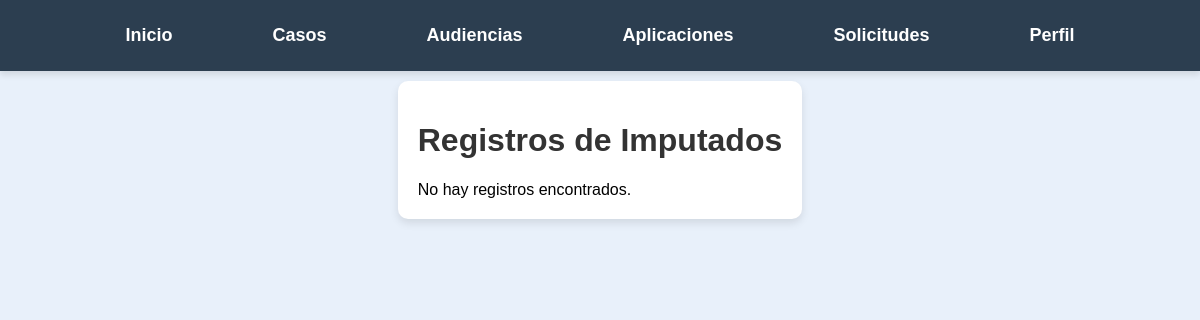
The page /Casos/imputados/tabladeimputados.php?actualizado (signed in) on the database as committed earlier.
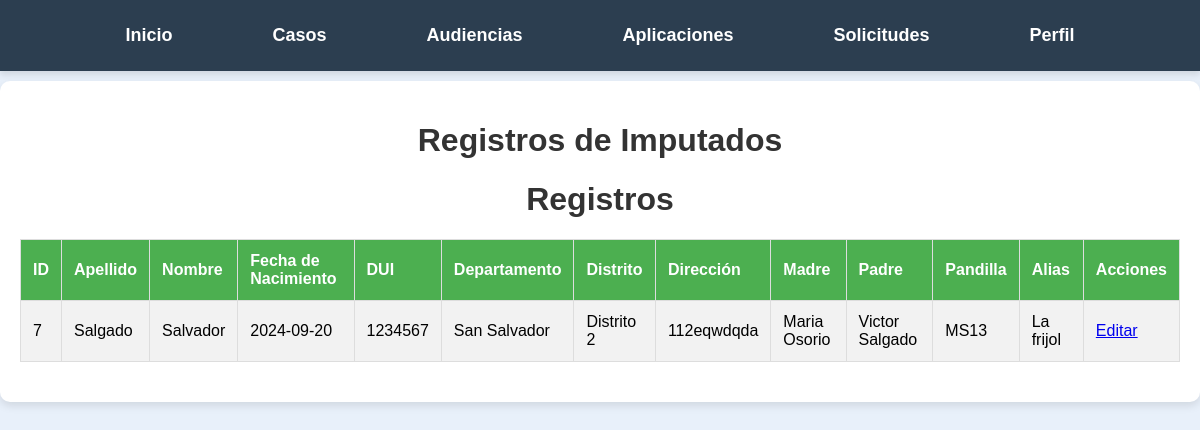
The same page on the database as committed later.
### tables this page shows
CREATE TABLE `imputados` (
  `id` int(6) UNSIGNED NOT NULL,
  `apellido` varchar(50) NOT NULL,
  `nombre` varchar(50) NOT NULL,
  `fecha_nacimiento` date NOT NULL,
  `dui` varchar(10) NOT NULL,
  `departamento` varchar(50) NOT NULL,
  `distrito` varchar(50) NOT NULL,
  `direccion` text NOT NULL,
  `madre` varchar(100) NOT NULL,
  `padre` varchar(100) NOT NULL,
  `pandilla` varchar(50) NOT NULL,
  `alias` varchar(50) NOT NULL
);

### Casos/imputados/tabladeimputados.php (the view, shortened to what this page needs)
<?php
$servername = "localhost";
$username = "root";
$password = "";
$dbname = "legalcc";
$conn = new mysqli($servername, $username, $password, $dbname);
$user_id = $_SESSION['user_id'];
$sql = "SELECT tipo FROM usuarios WHERE id = ?";
$stmt = $conn->prepare($sql);
$stmt->bind_param("i", $user_id);
$stmt->execute();
$stmt->bind_result($tipo_usuario);
?>
<?php
$servername = "localhost";
$username = "root";
$password = "";
$dbname = "legalcc";
$encryption_key = 'LegalCC';
$ciphering = "AES-128-CTR";
$options = 0;
$encryption_iv = '1234567891011121';
$conn = new mysqli($servername, $username, $password, $dbname);
$sql = "SELECT * FROM imputados";
$result = $conn->query($sql);
?>
<!DOCTYPE html>
<html lang="es">
<head>
</head>
<body>
<nav>
        <ul>
            <li><a href="/Pagina_principal.php">Inicio</a></li>
            <li>
                <a href="/Casos/Buscar_Casos.php">Casos</a>
            </li>
            <li><a href="/Audiencias/Buscar_Audiencias.php">Audiencias</a></li>
            <li><a href="apps.php">Aplicaciones</a></li>
            <?php if ($tipo_usuario === 'juez'): ?>
            <li><a href="/Audiencias/ver_solicitudes.php">Solicitudes</a></li>
            <?php endif; ?>
            <li>
                <a href="/formularios/Perfil.php">Perfil</a>
            </li>
        </ul>
    </nav>
    <div class="container">
        <h1>Registros de Imputados</h1>
<?php
if ($result->num_rows > 0) {
    echo "<h1>Registros</h1>";
    echo "<table border='1'>
            <tr>
                <th>ID</th>
                <th>Apellido</th>
                <th>Nombre</th>
                <th>Fecha de Nacimiento</th>
                <th>DUI</th>
                <th>Departamento</th>
                <th>Distrito</th>
                <th>Dirección</th>
                <th>Madre</th>
                <th>Padre</th>
                <th>Pandilla</th>
                <th>Alias</th>
                <th>Acciones</th>
            </tr>";
    while ($row = $result->fetch_assoc()) {
        $id = $row['id'];
        $apellido = openssl_decrypt($row['apellido'], $ciphering, $encryption_key, $options, $encryption_iv);
        $nombre = openssl_decrypt($row['nombre'], $ciphering, $encryption_key, $options, $encryption_iv);
        $fecha_nacimiento = $row['fecha_nacimiento'];
        $dui = openssl_decrypt($row['dui'], $ciphering, $encryption_key, $options, $encryption_iv);
        $departamento = openssl_decrypt($row['departamento'], $ciphering, $encryption_key, $options, $encryption_iv);
        $distrito = openssl_decrypt($row['distrito'], $ciphering, $encryption_key, $options, $encryption_iv);
        $direccion = openssl_decrypt($row['direccion'], $ciphering, $encryption_key, $options, $encryption_iv);
        $madre = openssl_decrypt($row['madre'], $ciphering, $encryption_key, $options, $encryption_iv);
        $padre = openssl_decrypt($row['padre'], $ciphering, $encryption_key, $options, $encryption_iv);
        $pandilla = openssl_decrypt($row['pandilla'], $ciphering, $encryption_key, $options, $encryption_iv);
        $alias = openssl_decrypt($row['alias'], $ciphering, $encryption_key, $options, $encryption_iv);
        echo "<tr>
                <td>$id</td>
                <td>$apellido</td>
                <td>$nombre</td>
                <td>$fecha_nacimiento</td>
                <td>$dui</td>
                <td>$departamento</td>
                <td>$distrito</td>
                <td>$direccion</td>
                <td>$madre</td>
                <td>$padre</td>
                <td>$pandilla</td>
                <td>$alias</td>
                <td><a href='editar.php?id=$id'>Editar</a></td>
              </tr>";
    }
    echo "</table>";
} else {
    echo "No hay registros encontrados.";
}
?>
    </div>
</body>
</html>

Rows that differ between the two databases and show on the page:
added imputados: id "7", apellido "Salgado", nombre "Salvador", fecha_nacimiento "2024-09-20", dui "1234567", departamento "San Salvador", distrito "Distrito 2", direccion "112eqwdqda", madre "Maria Osorio", padre "Victor Salgado", pandilla "MS13", alias "La frijol"
Other text that changed with them:
text no longer shown: "No hay registros encontrados."
text now shown: "Registros ID Apellido Nombre Fecha de Nacimiento DUI Departamento Distrito Dirección Madre Padre Pandilla Alias Acciones"
